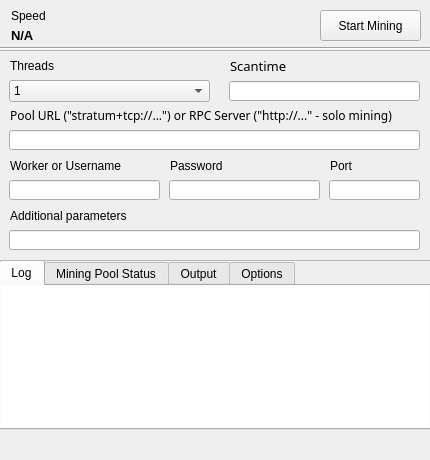
<?xml version="1.0" encoding="UTF-8"?>
<ui version="4.0">
 <class>MainWindow</class>
 <widget class="QMainWindow" name="MainWindow">
  <property name="geometry">
   <rect>
    <x>0</x>
    <y>0</y>
    <width>430</width>
    <height>460</height>
   </rect>
  </property>
  <property name="sizePolicy">
   <sizepolicy hsizetype="Fixed" vsizetype="Fixed">
    <horstretch>0</horstretch>
    <verstretch>0</verstretch>
   </sizepolicy>
  </property>
  <property name="windowTitle">
   <string>CPU Miner - AndCoin</string>
  </property>
  <widget class="QWidget" name="centralWidget">
   <widget class="QLabel" name="speedTitleLabel">
    <property name="geometry">
     <rect>
      <x>11</x>
      <y>0</y>
      <width>131</width>
      <height>31</height>
     </rect>
    </property>
    <property name="text">
     <string>Speed</string>
    </property>
   </widget>
   <widget class="QLabel" name="mineSpeedLabel">
    <property name="geometry">
     <rect>
      <x>11</x>
      <y>20</y>
      <width>271</width>
      <height>31</height>
     </rect>
    </property>
    <property name="font">
     <font>
      <pointsize>10</pointsize>
      <weight>75</weight>
      <bold>true</bold>
     </font>
    </property>
    <property name="text">
     <string>N/A</string>
    </property>
   </widget>
   <widget class="QPushButton" name="startButton">
    <property name="geometry">
     <rect>
      <x>320</x>
      <y>10</y>
      <width>101</width>
      <height>31</height>
     </rect>
    </property>
    <property name="font">
     <font>
      <stylestrategy>PreferAntialias</stylestrategy>
     </font>
    </property>
    <property name="text">
     <string>Start Mining</string>
    </property>
   </widget>
   <widget class="QLabel" name="shareCount">
    <property name="geometry">
     <rect>
      <x>10</x>
      <y>430</y>
      <width>411</width>
      <height>31</height>
     </rect>
    </property>
    <property name="font">
     <font>
      <pointsize>0</pointsize>
      <weight>75</weight>
      <bold>true</bold>
     </font>
    </property>
    <property name="text">
     <string></string>
    </property>
   </widget>
   <widget class="Line" name="line">
    <property name="geometry">
     <rect>
      <x>0</x>
      <y>40</y>
      <width>431</width>
      <height>16</height>
     </rect>
    </property>
    <property name="orientation">
     <enum>Qt::Horizontal</enum>
    </property>
   </widget>
   <widget class="QTabWidget" name="tabWidget">
    <property name="geometry">
     <rect>
      <x>-1</x>
      <y>260</y>
      <width>454</width>
      <height>170</height>
     </rect>
    </property>
    <property name="font">
     <font>
      <stylestrategy>PreferAntialias</stylestrategy>
     </font>
    </property>
    <property name="currentIndex">
     <number>0</number>
    </property>
    <widget class="QWidget" name="tab">
     <attribute name="title">
      <string>Log</string>
     </attribute>
     <widget class="QListWidget" name="list">
      <property name="geometry">
       <rect>
        <x>0</x>
        <y>0</y>
        <width>428</width>
        <height>145</height>
       </rect>
      </property>
      <property name="sizePolicy">
       <sizepolicy hsizetype="Fixed" vsizetype="Fixed">
        <horstretch>0</horstretch>
        <verstretch>0</verstretch>
       </sizepolicy>
      </property>
      <property name="frameShape">
       <enum>QFrame::NoFrame</enum>
      </property>
      <property name="frameShadow">
       <enum>QFrame::Plain</enum>
      </property>
      <property name="lineWidth">
       <number>374</number>
      </property>
      <property name="autoScrollMargin">
       <number>100000</number>
      </property>
      <property name="selectionBehavior">
       <enum>QAbstractItemView::SelectItems</enum>
      </property>
      <property name="movement">
       <enum>QListView::Snap</enum>
      </property>
      <property name="isWrapping" stdset="0">
       <bool>false</bool>
      </property>
      <property name="batchSize">
       <number>10</number>
      </property>
     </widget>
    </widget>
    <widget class="QWidget" name="tab_2">
     <attribute name="title">
      <string>Mining Pool Status</string>
     </attribute>
     <widget class="QLineEdit" name="apiKeyLine">
      <property name="geometry">
       <rect>
        <x>180</x>
        <y>31</y>
        <width>241</width>
        <height>20</height>
       </rect>
      </property>
     </widget>
     <widget class="QComboBox" name="poolBox">
      <property name="geometry">
       <rect>
        <x>10</x>
        <y>30</y>
        <width>161</width>
        <height>22</height>
       </rect>
      </property>
      <item>
       <property name="text">
        <string>lpool.name</string>
       </property>
      </item>
      <item>
       <property name="text">
        <string>hash4.life</string>
       </property>
      </item>
      <item>
       <property name="text">
        <string>hashpool.eu</string>
       </property>
      </item>
      <item>
       <property name="text">
        <string>pool.noip.ro</string>
       </property>
      </item>
      <item>
       <property name="text">
        <string>crypto.n-engine.com</string>
       </property>
      </item>
      <item>
       <property name="text">
        <string>blockmunch.club</string>
       </property>
      </item>
      <item>
       <property name="text">
        <string>dpool.io</string>
       </property>
      </item>
	<item>
       <property name="text">
        <string>pooldaddy.ws</string>
       </property>
      </item>
	<item>
       <property name="text">
        <string>secretpool.ru</string>
       </property>
      </item>
	<item>
       <property name="text">
        <string>doufen.com</string>
       </property>
      </item>
     </widget>
     <widget class="QLabel" name="poolLabel">
      <property name="geometry">
       <rect>
        <x>11</x>
        <y>10</y>
        <width>141</width>
        <height>16</height>
       </rect>
      </property>
      <property name="text">
       <string>Mining pool</string>
      </property>
     </widget>
     <widget class="QLabel" name="label">
      <property name="geometry">
       <rect>
        <x>181</x>
        <y>10</y>
        <width>201</width>
        <height>16</height>
       </rect>
      </property>
      <property name="text">
       <string>Wallet Address</string>
      </property>
     </widget>
     <widget class="QPushButton" name="updateButton">
      <property name="geometry">
       <rect>
        <x>347</x>
        <y>0</y>
        <width>71</width>
        <height>23</height>
       </rect>
      </property>
      <property name="text">
       <string>Update</string>
      </property>
     </widget>
     <widget class="QTextBrowser" name="poolData">
      <property name="geometry">
       <rect>
        <x>10</x>
        <y>60</y>
        <width>411</width>
        <height>80</height>
       </rect>
      </property>
      <property name="palette">
       <palette>
        <active>
         <colorrole role="Base">
          <brush brushstyle="SolidPattern">
           <color alpha="0">
            <red>255</red>
            <green>255</green>
            <blue>255</blue>
           </color>
          </brush>
         </colorrole>
        </active>
        <inactive>
         <colorrole role="Base">
          <brush brushstyle="SolidPattern">
           <color alpha="0">
            <red>255</red>
            <green>255</green>
            <blue>255</blue>
           </color>
          </brush>
         </colorrole>
        </inactive>
        <disabled>
         <colorrole role="Base">
          <brush brushstyle="SolidPattern">
           <color alpha="255">
            <red>240</red>
            <green>240</green>
            <blue>240</blue>
           </color>
          </brush>
         </colorrole>
        </disabled>
       </palette>
      </property>
      <property name="frameShape">
       <enum>QFrame::NoFrame</enum>
      </property>
      <property name="frameShadow">
       <enum>QFrame::Plain</enum>
      </property>
      <property name="html">
       <string>&lt;!DOCTYPE HTML PUBLIC &quot;-//W3C//DTD HTML 4.0//EN&quot; &quot;http://www.w3.org/TR/REC-html40/strict.dtd&quot;&gt;
&lt;html&gt;&lt;head&gt;&lt;meta name=&quot;qrichtext&quot; content=&quot;1&quot; /&gt;&lt;style type=&quot;text/css&quot;&gt;
p, li { white-space: pre-wrap; }
&lt;/style&gt;&lt;/head&gt;&lt;body style=&quot; font-family:'Droid Sans'; font-size:10pt; font-weight:400; font-style:normal;&quot;&gt;
&lt;p style=&quot; margin-top:0px; margin-bottom:0px; margin-left:0px; margin-right:0px; -qt-block-indent:0; text-indent:0px;&quot;&gt;&lt;span style=&quot; font-family:'MS Shell Dlg 2'; font-size:8pt;&quot;&gt;Mining pool status hasn't been updated yet.&lt;/span&gt;&lt;/p&gt;&lt;/body&gt;&lt;/html&gt;</string>
      </property>
      <property name="openLinks">
       <bool>false</bool>
      </property>
     </widget>
    </widget>
    <widget class="QWidget" name="tab_3">
     <attribute name="title">
      <string>Output</string>
     </attribute>
     <widget class="QTextBrowser" name="output">
      <property name="geometry">
       <rect>
        <x>0</x>
        <y>0</y>
        <width>448</width>
        <height>145</height>
       </rect>
      </property>
      <property name="sizePolicy">
       <sizepolicy hsizetype="Fixed" vsizetype="Fixed">
        <horstretch>0</horstretch>
        <verstretch>0</verstretch>
       </sizepolicy>
      </property>
      <property name="font">
       <font>
        <family>Droid Serif</family>
        <pointsize>9</pointsize>
       </font>
      </property>
      <property name="frameShape">
       <enum>QFrame::NoFrame</enum>
      </property>
      <property name="openLinks">
       <bool>false</bool>
      </property>
     </widget>
    </widget>
    <widget class="QWidget" name="tab_4">
     <attribute name="title">
      <string>Options</string>
     </attribute>
     <widget class="QCheckBox" name="shareBox">
      <property name="geometry">
       <rect>
        <x>10</x>
        <y>10</y>
        <width>411</width>
        <height>17</height>
       </rect>
      </property>
      <property name="text">
       <string>Show system tray message on found share</string>
      </property>
     </widget>
     <widget class="QCheckBox" name="restartBox">
      <property name="geometry">
       <rect>
        <x>10</x>
        <y>30</y>
        <width>411</width>
        <height>17</height>
       </rect>
      </property>
      <property name="text">
       <string>Restart miner automatically after crashing</string>
      </property>
     </widget>
     <widget class="QCheckBox" name="saveOutputBox">
      <property name="geometry">
       <rect>
        <x>10</x>
        <y>50</y>
        <width>411</width>
        <height>17</height>
       </rect>
      </property>
      <property name="text">
       <string>Save output to a text file</string>
      </property>
     </widget>
    </widget>
   </widget>
   <widget class="QFrame" name="settingsFrame">
    <property name="geometry">
     <rect>
      <x>-1</x>
      <y>50</y>
      <width>451</width>
      <height>211</height>
     </rect>
    </property>
    <property name="frameShape">
     <enum>QFrame::StyledPanel</enum>
    </property>
    <property name="frameShadow">
     <enum>QFrame::Raised</enum>
    </property>
    <widget class="QLineEdit" name="parametersLine">
     <property name="geometry">
      <rect>
       <x>10</x>
       <y>180</y>
       <width>411</width>
       <height>20</height>
      </rect>
     </property>
    </widget>
    <widget class="QLabel" name="parametersLabel">
     <property name="geometry">
      <rect>
       <x>11</x>
       <y>150</y>
       <width>161</width>
       <height>31</height>
      </rect>
     </property>
     <property name="text">
      <string>Additional parameters</string>
     </property>
    </widget>
    <widget class="QLineEdit" name="usernameLine">
     <property name="geometry">
      <rect>
       <x>10</x>
       <y>130</y>
       <width>151</width>
       <height>20</height>
      </rect>
     </property>
    </widget>
    <widget class="QLineEdit" name="passwordLine">
     <property name="geometry">
      <rect>
       <x>170</x>
       <y>130</y>
       <width>151</width>
       <height>20</height>
      </rect>
     </property>
    </widget>
    <widget class="QLineEdit" name="portLine">
     <property name="geometry">
      <rect>
       <x>330</x>
       <y>130</y>
       <width>91</width>
       <height>20</height>
      </rect>
     </property>
     <property name="maxLength">
      <number>5</number>
     </property>
    </widget>
    <widget class="QLabel" name="rpcUsernameLabel">
     <property name="geometry">
      <rect>
       <x>11</x>
       <y>100</y>
       <width>155</width>
       <height>31</height>
      </rect>
     </property>
     <property name="font">
      <font>
       <stylestrategy>PreferAntialias</stylestrategy>
      </font>
     </property>
     <property name="text">
      <string>Worker or Username</string>
     </property>
    </widget>
    <widget class="QLabel" name="rpcPasswordLabel">
     <property name="geometry">
      <rect>
       <x>171</x>
       <y>100</y>
       <width>131</width>
       <height>31</height>
      </rect>
     </property>
     <property name="font">
      <font>
       <stylestrategy>PreferAntialias</stylestrategy>
      </font>
     </property>
     <property name="text">
      <string>Password</string>
     </property>
    </widget>
    <widget class="QLabel" name="rpcPortLabel">
     <property name="geometry">
      <rect>
       <x>331</x>
       <y>100</y>
       <width>131</width>
       <height>31</height>
      </rect>
     </property>
     <property name="font">
      <font>
       <stylestrategy>PreferAntialias</stylestrategy>
      </font>
     </property>
     <property name="text">
      <string>Port</string>
     </property>
    </widget>
    <widget class="QLineEdit" name="rpcServerLine">
     <property name="geometry">
      <rect>
       <x>10</x>
       <y>80</y>
       <width>411</width>
       <height>20</height>
      </rect>
     </property>
    </widget>
    <widget class="QLabel" name="rpcServerLabel">
     <property name="geometry">
      <rect>
       <x>11</x>
       <y>50</y>
       <width>431</width>
       <height>31</height>
      </rect>
     </property>
     <property name="font">
      <font>
       <family>Droid Sans</family>
       <stylestrategy>PreferAntialias</stylestrategy>
      </font>
     </property>
     <property name="text">
      <string>Pool URL (&quot;stratum+tcp://...&quot;) or RPC Server (&quot;http://...&quot; - solo mining)</string>
     </property>
    </widget>
    <widget class="QComboBox" name="threadsBox">
     <property name="geometry">
      <rect>
       <x>10</x>
       <y>30</y>
       <width>201</width>
       <height>22</height>
      </rect>
     </property>
     <item>
      <property name="text">
       <string>1</string>
      </property>
     </item>
     <item>
      <property name="text">
       <string>2</string>
      </property>
     </item>
     <item>
      <property name="text">
       <string>3</string>
      </property>
     </item>
     <item>
      <property name="text">
       <string>4</string>
      </property>
     </item>
     <item>
      <property name="text">
       <string>5</string>
      </property>
     </item>
     <item>
      <property name="text">
       <string>6</string>
      </property>
     </item>
     <item>
      <property name="text">
       <string>7</string>
      </property>
     </item>
     <item>
      <property name="text">
       <string>8</string>
      </property>
     </item>
    </widget>
    <widget class="QLabel" name="threadsLabel">
     <property name="geometry">
      <rect>
       <x>11</x>
       <y>0</y>
       <width>191</width>
       <height>31</height>
      </rect>
     </property>
     <property name="font">
      <font>
       <stylestrategy>PreferAntialias</stylestrategy>
      </font>
     </property>
     <property name="text">
      <string>Threads</string>
     </property>
    </widget>
    <widget class="QLabel" name="scantimeLabel">
     <property name="geometry">
      <rect>
       <x>231</x>
       <y>0</y>
       <width>181</width>
       <height>31</height>
      </rect>
     </property>
     <property name="font">
      <font>
       <family>Droid Sans</family>
       <pointsize>10</pointsize>
       <stylestrategy>PreferAntialias</stylestrategy>
      </font>
     </property>
     <property name="text">
      <string>Scantime</string>
     </property>
    </widget>
    <widget class="QLineEdit" name="scantimeLine">
     <property name="geometry">
      <rect>
       <x>230</x>
       <y>31</y>
       <width>191</width>
       <height>20</height>
      </rect>
     </property>
    </widget>
   </widget>
  </widget>
 </widget>
 <layoutdefault spacing="6" margin="11"/>
 <resources/>
 <connections/>
</ui>
